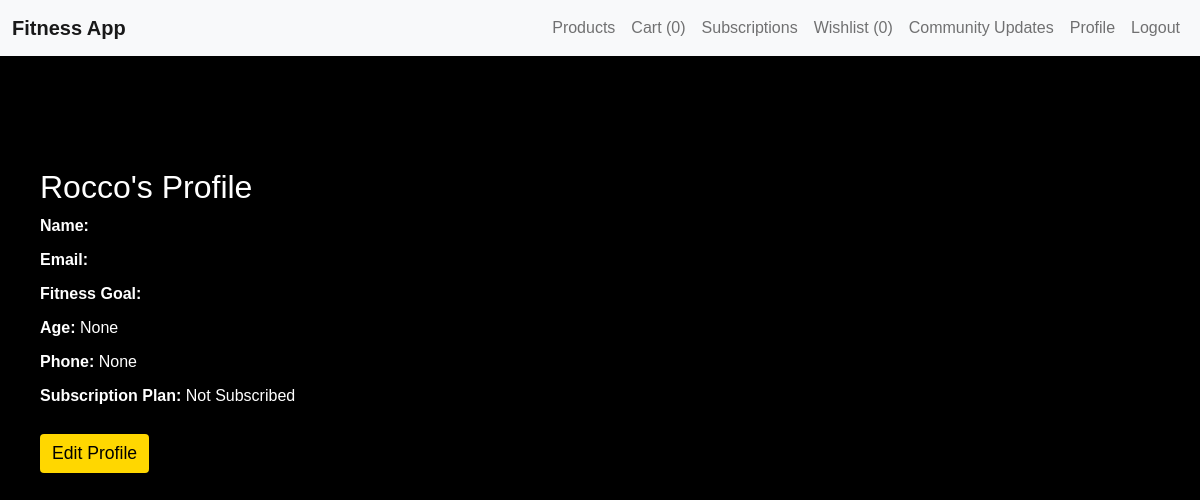
The app's page /profile/ (signed in), older data.
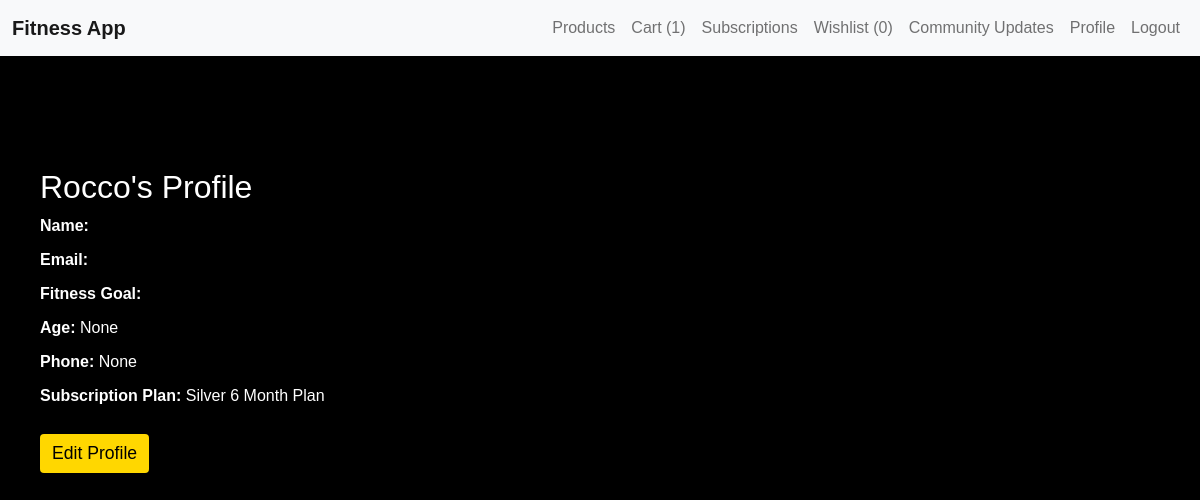
The same page, newer data.
### fitness/models.py (models this page shows, shortened)
class UserProfile(models.Model):
    user = models.OneToOneField(User, on_delete=models.CASCADE)
    name = models.CharField(max_length=100, blank=True)
    username = models.CharField(max_length=100, null=True, blank=True)
    email = models.EmailField(blank=True)  # Add email field
    profile_picture = models.ImageField(upload_to='profile_pictures/', blank=True, null=True)
    fitness_goal = models.CharField(max_length=255, blank=True)
    age = models.PositiveIntegerField(blank=True, null=True)
    phone = models.CharField(max_length=15, blank=True, null=True)
    subscription_status = models.CharField(max_length=50, choices=[('active', 'Active'), ('inactive', 'Inactive')], default='inactive')
    subscription_plan = models.ForeignKey(SubscriptionPlan, null=True, blank=True, on_delete=models.SET_NULL)
    created_at = models.DateTimeField(auto_now_add=True)

class SubscriptionPlan(models.Model):
    name = models.CharField(max_length=100)
    price = models.DecimalField(max_digits=10, decimal_places=2)
    duration = models.IntegerField()  # Duration in days
    benefits = models.TextField()
    is_active = models.BooleanField(default=True)
    is_spotlight = models.BooleanField(default=False)
    created_at = models.DateTimeField(default=timezone.now)

### fitness/views.py (the view)
# urls.py: path('profile/', views.profile_view, name='profile'),  # Profile page
def profile_view(request):
    user_profile = request.user.userprofile
    return render(request, 'fitness/profile.html', {'user_profile': user_profile})

### cart/models.py (called while the page is built)
    def get_total_items(self):
        return sum(item.quantity for item in self.items.all())

### fitness/context_processors.py (called while the page is built)
def cart_count(request):
    count = 0
    if request.user.is_authenticated:
        try:
            cart = Cart.objects.get(user=request.user)
            count = cart.get_total_items()
        except Cart.DoesNotExist:
            count = 0
    return {'cart_count': count}

def wishlist_count(request):
    if request.user.is_authenticated:
        wishlist, created = Wishlist.objects.get_or_create(user=request.user)
        count = wishlist.items.count()
    else:
        count = 0
    return {'wishlist_count': count}

### fitness/templates/fitness/profile.html (shortened to what this page needs)
{% extends "base.html" %}
{% block content %}
<div class="container mt-4 profile">
    <h2>{{ user_profile.user.username }}'s Profile</h2>
    <p><strong>Name:</strong> {{ user_profile.name }}</p>
    <p><strong>Email:</strong> {{ user_profile.email }}</p>
    <p><strong>Fitness Goal:</strong> {{ user_profile.fitness_goal }}</p>
    <p><strong>Age:</strong> {{ user_profile.age }}</p>
    <p><strong>Phone:</strong> {{ user_profile.phone }}</p>
        <p><strong>Subscription Plan:</strong>
            {% if user_profile.subscription_plan %}
                {{ user_profile.subscription_plan.name }}
            {% else %}
                Not Subscribed
            {% endif %}
        </p>
    <a href="{% url 'update_profile' %}" class="btn btn-primary mt-3">Edit Profile</a>
</div>
{% endblock %}

### templates/base.html (shortened to what this page needs)
{% load static %}
<!DOCTYPE html>
<html lang="en">
<head>
    <link rel="stylesheet" href="https://cdn.jsdelivr.net/npm/bootstrap@5.1.3/dist/css/bootstrap.min.css">
    <link rel="stylesheet" href="{% static 'css/style.css' %}">
</head>
<body>
    <nav class="navbar navbar-expand-lg navbar-light bg-light">
        <div class="container-fluid">
            <a class="navbar-brand" href="{% url 'home' %}">Fitness App</a>
            <div class="collapse navbar-collapse" id="navbarNav">
                <ul class="navbar-nav ms-auto">
                    <li class="nav-item"><a class="nav-link" href="{% url 'product_list' %}">Products</a></li>
                    <li class="nav-item"><a class="nav-link" href="{% url 'cart:view_cart' %}">Cart ({{ cart_count }})</a></li>
                    <li class="nav-item"><a class="nav-link" href="{% url 'subscription' %}">Subscriptions</a></li>
                    <li class="nav-item"><a class="nav-link" href="{% url 'wishlist_view' %}">Wishlist ({{ wishlist_count }})</a></li>
                    <li class="nav-item"><a class="nav-link" href="{% url 'community_updates' %}">Community Updates</a></li>
                    <li class="nav-item"><a class="nav-link" href="{% url 'profile' %}">Profile</a></li>
                    {% if user.is_authenticated %}
                        <li class="nav-item"><a class="nav-link" href="{% url 'account_logout' %}">Logout</a></li>
                    {% else %}
                        <li class="nav-item"><a class="nav-link" href="{% url 'account_login' %}">Login</a></li>
                        <li class="nav-item"><a class="nav-link" href="{% url 'account_signup' %}">Register</a></li>
                    {% endif %}
                </ul>
            </div>
        </div>
    </nav>
<div class="container mt-4">
    {% block content %}{% endblock %}
</div>
</body>
</html>

### static/css/style.css (style rules this page uses)
body { font-family: 'Montserrat', sans-serif; background-color: black; color: #333; padding-top: 80px; }
.navbar { background-color: black; box-shadow: 0 2px 4px rgba(0, 0, 0, 0.1); position: fixed; width: 100%; top: 0; background-color: rgba(255, 255, 255, 0.9); backdrop-filter: blur(10px); box-shadow: 0 2px 4px rgba(0, 0, 0, 0.1); z-index: 1000; }
.navbar-brand { color: #333; font-weight: bold; }
.navbar-nav .nav-link { color: #555; font-size: 1rem; }
.container { margin-top: 60px; max-width: 1200px; margin-top: 100px; padding: 20px; border-radius: 8px; box-shadow: 0 4px 8px rgba(0, 0, 0, 0.1); }
ul { list-style-type: none; }
li { display: list-item; text-align: justify; unicode-bidi: isolate; }
.btn { font-size: 1.1rem; }
.mt-3 { margin-top: 15px; }
.btn-primary { background-color: gold; border: none; margin-right: 0px; color: black; }
.spotlight, .subscription, .products, .wish, .community, .profile, .signout, .signin { color: #fff; }
p { margin-bottom: 10px; color: #fff; }

Row changes from the older to the newer data that the page shows:
changed UserProfile "None": subscription_plan.name (not shown) → "Silver 6 Month Plan"
Text that changed along with them:
{{ cart_count }}: "0" → "1"
text no longer shown: "Not Subscribed"
